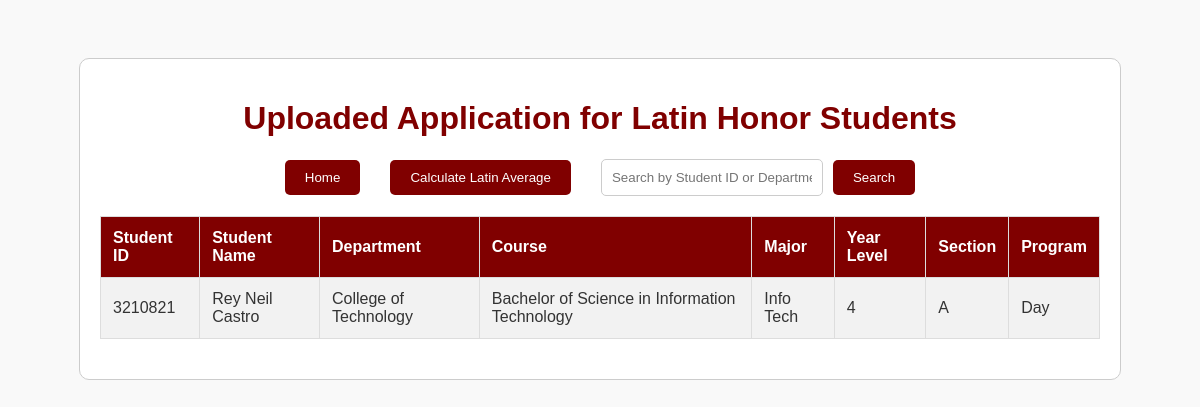
Page /admin/uploaded_application_latin_honors.php on the committed database.
### tables this page shows
CREATE TABLE `latin_honor_students` (
  `id` int(11) NOT NULL,
  `student_id` varchar(20) NOT NULL,
  `student_name` varchar(50) NOT NULL,
  `department` varchar(100) NOT NULL,
  `course` varchar(100) NOT NULL,
  `major` varchar(100) NOT NULL,
  `year_level` int(11) NOT NULL,
  `section` varchar(10) NOT NULL,
  `program` varchar(100) NOT NULL
);

### admin/uploaded_application_latin_honors.php (the view, shortened to what this page needs)
<?php
$conn = new mysqli("localhost", "root", "", "finals");
$search_query = "";
$sql = "SELECT * FROM latin_honor_students";
$result = $conn->query($sql);
?>
<!DOCTYPE html>
<html lang="en">
<head>
</head>
<body>
    <div class="container">
        <h1>Uploaded Application for Latin Honor Students</h1>
        <div class="search-bar">
            <div style="display: flex; align-items: center; justify-content: center; gap: 10px;">
                <form action="dashboard.php" method="get" style="display: inline;">
                    <button type="submit">Home</button>
                </form>
                <form action="calculate_latin_honors.php" method="get" style="display: inline;">
                    <button type="submit">Calculate Latin Average</button>
                </form>
                <form action="" method="post" style="display: flex; align-items: center;">
                    <input type="text" name="search" placeholder="Search by Student ID or Department" value="<?php echo htmlspecialchars($search_query); ?>">
                    <button type="submit">Search</button>
                </form>
            </div>
        </div>
        <table>
            <tr>
                <th>Student ID</th>
                <th>Student Name</th>
                <th>Department</th>
                <th>Course</th>
                <th>Major</th>
                <th>Year Level</th>
                <th>Section</th>
                <th>Program</th>
            </tr>
            <?php
            if ($result->num_rows > 0) {
                while($row = $result->fetch_assoc()) {
                    echo "<tr>";
                    echo "<td>" . $row['student_id'] . "</td>";
                    echo "<td>" . $row['student_name'] . "</td>";
                    echo "<td>" . $row['department'] . "</td>";
                    echo "<td>" . $row['course'] . "</td>";
                    echo "<td>" . $row['major'] . "</td>";
                    echo "<td>" . $row['year_level'] . "</td>";
                    echo "<td>" . $row['section'] . "</td>";
                    echo "<td>" . $row['program'] . "</td>";
                }
            } else {
                echo "<tr><td colspan='9'>No records found</td></tr>";
            }
            ?>
        </table>
    </div>
</body>
</html>

### admin/uploaded_application_latin_honors.php (style rules this page uses)
body { font-family: Arial, sans-serif; background-color: #f9f9f9; color: #333; display: flex; }
.container { flex-grow: 1; max-width: 1000px; margin: 50px auto; padding: 20px; border: 1px solid #ccc; border-radius: 10px; background-color: #fff; }
h1 { text-align: center; color: maroon; }
button { padding: 10px 20px; background-color: maroon; color: white; border: none; border-radius: 5px; cursor: pointer; margin: 0 10px; }
.search-bar { margin: 20px 0; }
input[type="text"] { padding: 10px; border-radius: 5px; border: 1px solid #ccc; width: 200px; margin-left: 10px; }
table { width: 100%; border-collapse: collapse; margin: 20px 0; }
table, th, td { border: 1px solid #ddd; }
th, td { padding: 12px; text-align: left; }
th { background-color: maroon; color: white; }
tr:nth-child(even) { background-color: #f2f2f2; }

### rows in the picture
latin_honor_students: student "3210821", student_name "Rey Neil Castro", department "College of Technology", course "Bachelor of Science in Information Technology", major "Info Tech", year_level "4", section "A", program "Day"
